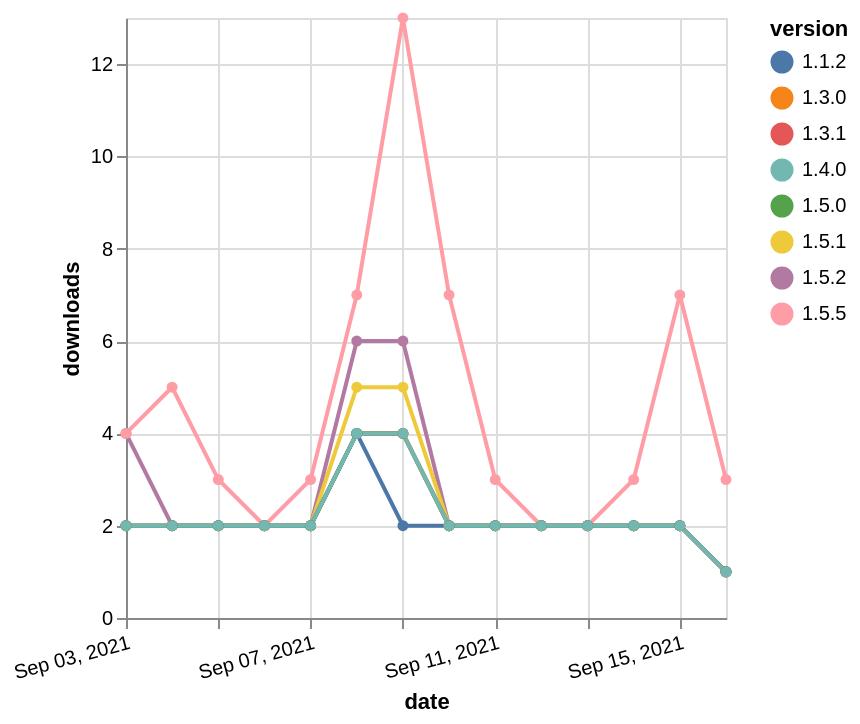

Write the Vega-Lite specification saved for this chart.
### Vega-Lite specification from a JSON file in a GitHub repository (floating-point values rounded to 4 significant figures)
{"$schema": "https://vega.github.io/schema/vega-lite/v5.json", "description": "A simple bar chart with embedded data.", "data": {"values": [{"date": "2021-09-03", "total": 3595, "delta": 4, "version": "1.5.2"}, {"date": "2021-09-04", "total": 3597, "delta": 2, "version": "1.5.2"}, {"date": "2021-09-05", "total": 3599, "delta": 2, "version": "1.5.2"}, {"date": "2021-09-06", "total": 3601, "delta": 2, "version": "1.5.2"}, {"date": "2021-09-07", "total": 3603, "delta": 2, "version": "1.5.2"}, {"date": "2021-09-08", "total": 3609, "delta": 6, "version": "1.5.2"}, {"date": "2021-09-09", "total": 3615, "delta": 6, "version": "1.5.2"}, {"date": "2021-09-10", "total": 3617, "delta": 2, "version": "1.5.2"}, {"date": "2021-09-11", "total": 3619, "delta": 2, "version": "1.5.2"}, {"date": "2021-09-12", "total": 3621, "delta": 2, "version": "1.5.2"}, {"date": "2021-09-13", "total": 3623, "delta": 2, "version": "1.5.2"}, {"date": "2021-09-14", "total": 3625, "delta": 2, "version": "1.5.2"}, {"date": "2021-09-15", "total": 3627, "delta": 2, "version": "1.5.2"}, {"date": "2021-09-16", "total": 3628, "delta": 1, "version": "1.5.2"}, {"date": "2021-09-03", "total": 3641, "delta": 2, "version": "1.5.1"}, {"date": "2021-09-04", "total": 3643, "delta": 2, "version": "1.5.1"}, {"date": "2021-09-05", "total": 3645, "delta": 2, "version": "1.5.1"}, {"date": "2021-09-06", "total": 3647, "delta": 2, "version": "1.5.1"}, {"date": "2021-09-07", "total": 3649, "delta": 2, "version": "1.5.1"}, {"date": "2021-09-08", "total": 3654, "delta": 5, "version": "1.5.1"}, {"date": "2021-09-09", "total": 3659, "delta": 5, "version": "1.5.1"}, {"date": "2021-09-10", "total": 3661, "delta": 2, "version": "1.5.1"}, {"date": "2021-09-11", "total": 3663, "delta": 2, "version": "1.5.1"}, {"date": "2021-09-12", "total": 3665, "delta": 2, "version": "1.5.1"}, {"date": "2021-09-13", "total": 3667, "delta": 2, "version": "1.5.1"}, {"date": "2021-09-14", "total": 3669, "delta": 2, "version": "1.5.1"}, {"date": "2021-09-15", "total": 3671, "delta": 2, "version": "1.5.1"}, {"date": "2021-09-16", "total": 3672, "delta": 1, "version": "1.5.1"}, {"date": "2021-09-03", "total": 3111, "delta": 2, "version": "1.3.0"}, {"date": "2021-09-04", "total": 3113, "delta": 2, "version": "1.3.0"}, {"date": "2021-09-05", "total": 3115, "delta": 2, "version": "1.3.0"}, {"date": "2021-09-06", "total": 3117, "delta": 2, "version": "1.3.0"}, {"date": "2021-09-07", "total": 3119, "delta": 2, "version": "1.3.0"}, {"date": "2021-09-08", "total": 3123, "delta": 4, "version": "1.3.0"}, {"date": "2021-09-09", "total": 3127, "delta": 4, "version": "1.3.0"}, {"date": "2021-09-10", "total": 3129, "delta": 2, "version": "1.3.0"}, {"date": "2021-09-11", "total": 3131, "delta": 2, "version": "1.3.0"}, {"date": "2021-09-12", "total": 3133, "delta": 2, "version": "1.3.0"}, {"date": "2021-09-13", "total": 3135, "delta": 2, "version": "1.3.0"}, {"date": "2021-09-14", "total": 3137, "delta": 2, "version": "1.3.0"}, {"date": "2021-09-15", "total": 3139, "delta": 2, "version": "1.3.0"}, {"date": "2021-09-16", "total": 3140, "delta": 1, "version": "1.3.0"}, {"date": "2021-09-03", "total": 3077, "delta": 2, "version": "1.3.1"}, {"date": "2021-09-04", "total": 3079, "delta": 2, "version": "1.3.1"}, {"date": "2021-09-05", "total": 3081, "delta": 2, "version": "1.3.1"}, {"date": "2021-09-06", "total": 3083, "delta": 2, "version": "1.3.1"}, {"date": "2021-09-07", "total": 3085, "delta": 2, "version": "1.3.1"}, {"date": "2021-09-08", "total": 3089, "delta": 4, "version": "1.3.1"}, {"date": "2021-09-09", "total": 3093, "delta": 4, "version": "1.3.1"}, {"date": "2021-09-10", "total": 3095, "delta": 2, "version": "1.3.1"}, {"date": "2021-09-11", "total": 3097, "delta": 2, "version": "1.3.1"}, {"date": "2021-09-12", "total": 3099, "delta": 2, "version": "1.3.1"}, {"date": "2021-09-13", "total": 3101, "delta": 2, "version": "1.3.1"}, {"date": "2021-09-14", "total": 3103, "delta": 2, "version": "1.3.1"}, {"date": "2021-09-15", "total": 3105, "delta": 2, "version": "1.3.1"}, {"date": "2021-09-16", "total": 3106, "delta": 1, "version": "1.3.1"}, {"date": "2021-09-03", "total": 6089, "delta": 4, "version": "1.5.5"}, {"date": "2021-09-04", "total": 6094, "delta": 5, "version": "1.5.5"}, {"date": "2021-09-05", "total": 6097, "delta": 3, "version": "1.5.5"}, {"date": "2021-09-06", "total": 6099, "delta": 2, "version": "1.5.5"}, {"date": "2021-09-07", "total": 6102, "delta": 3, "version": "1.5.5"}, {"date": "2021-09-08", "total": 6109, "delta": 7, "version": "1.5.5"}, {"date": "2021-09-09", "total": 6122, "delta": 13, "version": "1.5.5"}, {"date": "2021-09-10", "total": 6129, "delta": 7, "version": "1.5.5"}, {"date": "2021-09-11", "total": 6132, "delta": 3, "version": "1.5.5"}, {"date": "2021-09-12", "total": 6134, "delta": 2, "version": "1.5.5"}, {"date": "2021-09-13", "total": 6136, "delta": 2, "version": "1.5.5"}, {"date": "2021-09-14", "total": 6139, "delta": 3, "version": "1.5.5"}, {"date": "2021-09-15", "total": 6146, "delta": 7, "version": "1.5.5"}, {"date": "2021-09-16", "total": 6149, "delta": 3, "version": "1.5.5"}, {"date": "2021-09-03", "total": 3031, "delta": 2, "version": "1.1.2"}, {"date": "2021-09-04", "total": 3033, "delta": 2, "version": "1.1.2"}, {"date": "2021-09-05", "total": 3035, "delta": 2, "version": "1.1.2"}, {"date": "2021-09-06", "total": 3037, "delta": 2, "version": "1.1.2"}, {"date": "2021-09-07", "total": 3039, "delta": 2, "version": "1.1.2"}, {"date": "2021-09-08", "total": 3043, "delta": 4, "version": "1.1.2"}, {"date": "2021-09-09", "total": 3045, "delta": 2, "version": "1.1.2"}, {"date": "2021-09-10", "total": 3047, "delta": 2, "version": "1.1.2"}, {"date": "2021-09-11", "total": 3049, "delta": 2, "version": "1.1.2"}, {"date": "2021-09-12", "total": 3051, "delta": 2, "version": "1.1.2"}, {"date": "2021-09-13", "total": 3053, "delta": 2, "version": "1.1.2"}, {"date": "2021-09-14", "total": 3055, "delta": 2, "version": "1.1.2"}, {"date": "2021-09-15", "total": 3057, "delta": 2, "version": "1.1.2"}, {"date": "2021-09-16", "total": 3058, "delta": 1, "version": "1.1.2"}, {"date": "2021-09-03", "total": 3089, "delta": 2, "version": "1.5.0"}, {"date": "2021-09-04", "total": 3091, "delta": 2, "version": "1.5.0"}, {"date": "2021-09-05", "total": 3093, "delta": 2, "version": "1.5.0"}, {"date": "2021-09-06", "total": 3095, "delta": 2, "version": "1.5.0"}, {"date": "2021-09-07", "total": 3097, "delta": 2, "version": "1.5.0"}, {"date": "2021-09-08", "total": 3101, "delta": 4, "version": "1.5.0"}, {"date": "2021-09-09", "total": 3105, "delta": 4, "version": "1.5.0"}, {"date": "2021-09-10", "total": 3107, "delta": 2, "version": "1.5.0"}, {"date": "2021-09-11", "total": 3109, "delta": 2, "version": "1.5.0"}, {"date": "2021-09-12", "total": 3111, "delta": 2, "version": "1.5.0"}, {"date": "2021-09-13", "total": 3113, "delta": 2, "version": "1.5.0"}, {"date": "2021-09-14", "total": 3115, "delta": 2, "version": "1.5.0"}, {"date": "2021-09-15", "total": 3117, "delta": 2, "version": "1.5.0"}, {"date": "2021-09-16", "total": 3118, "delta": 1, "version": "1.5.0"}, {"date": "2021-09-03", "total": 3120, "delta": 2, "version": "1.4.0"}, {"date": "2021-09-04", "total": 3122, "delta": 2, "version": "1.4.0"}, {"date": "2021-09-05", "total": 3124, "delta": 2, "version": "1.4.0"}, {"date": "2021-09-06", "total": 3126, "delta": 2, "version": "1.4.0"}, {"date": "2021-09-07", "total": 3128, "delta": 2, "version": "1.4.0"}, {"date": "2021-09-08", "total": 3132, "delta": 4, "version": "1.4.0"}, {"date": "2021-09-09", "total": 3136, "delta": 4, "version": "1.4.0"}, {"date": "2021-09-10", "total": 3138, "delta": 2, "version": "1.4.0"}, {"date": "2021-09-11", "total": 3140, "delta": 2, "version": "1.4.0"}, {"date": "2021-09-12", "total": 3142, "delta": 2, "version": "1.4.0"}, {"date": "2021-09-13", "total": 3144, "delta": 2, "version": "1.4.0"}, {"date": "2021-09-14", "total": 3146, "delta": 2, "version": "1.4.0"}, {"date": "2021-09-15", "total": 3148, "delta": 2, "version": "1.4.0"}, {"date": "2021-09-16", "total": 3149, "delta": 1, "version": "1.4.0"}]}, "width": "container", "mark": {"type": "line", "point": {"filled": true}}, "encoding": {"x": {"field": "date", "type": "temporal", "timeUnit": "yearmonthdate", "title": "date", "axis": {"labelAngle": -15}}, "y": {"field": "delta", "type": "quantitative", "title": "downloads"}, "color": {"field": "version", "type": "nominal"}, "tooltip": {"field": "delta"}}}
